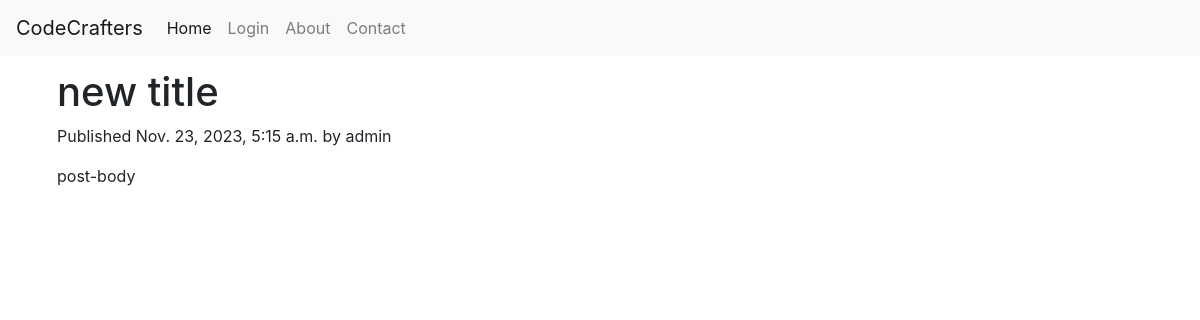
The page /2023/11/23/another-post/ on the database its author committed.
### blog/models.py (models this page shows, shortened)
class Post(models.Model):
  STATUS_CHOICES = (
        ('draft', 'Draft'),
        ('published', 'Published'),
    )
  title = models.CharField(max_length=250)
  slug = models.SlugField(max_length=250,
                            unique_for_date='publish')
  author = models.ForeignKey(User,
                              on_delete=models.CASCADE,
                              related_name='blog_posts')
  body = models.TextField()
  publish = models.DateTimeField(default=timezone.now)
  created = models.DateTimeField(auto_now_add=True)
  updated = models.DateTimeField(auto_now=True)
  status = models.CharField(max_length=10,
                              choices=STATUS_CHOICES,
                              default='draft')
  objects=models.Manager()
  published=PublishedManager()
  class Meta:
    ordering = ('-publish',)

### blog/views.py (the view)
# urls.py: path('<int:year>/<int:month>/<int:day>/<slug:post>/',views.post_detail,name='post_detail'),
def post_detail(request, year, month, day, post):
  post = get_object_or_404(Post, slug=post,status='published',publish__year=year,publish__month=month,publish__day=day)
  return render(request,'blog/post/detail.html',{'post': post})

### blog/templates/blog/post/detail.html (shortened to what this page needs)
{% extends "blog/base.html" %}
{% block content %}
<div class="container m-2 p-1">
  <h1>{{ post.title }}</h1>
  <p class="date">
    Published {{ post.publish }} by {{ post.author }}
  </p>
  {{ post.body|linebreaks }}
{% endblock %}

### rows shown on the page
Post: title "new title", publish "Nov. 23, 2023, 5:15 a.m.", author "admin", body "post-body"
